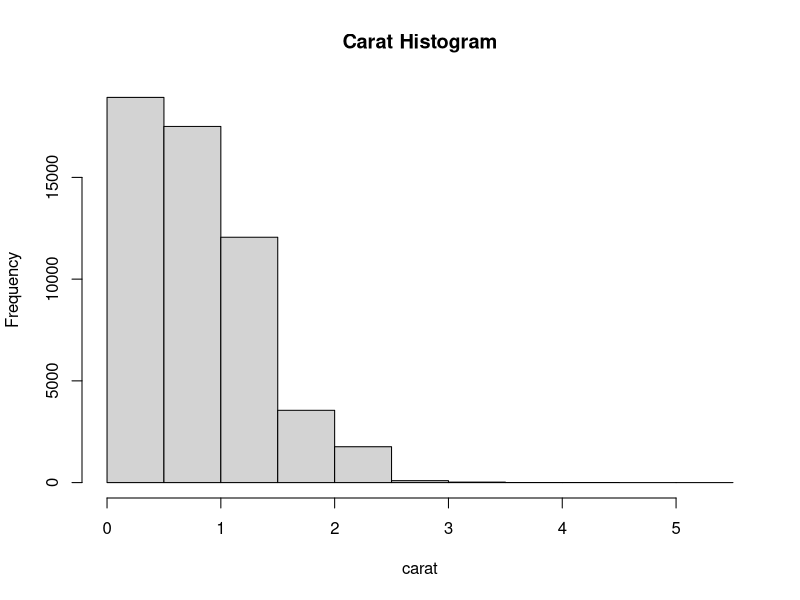
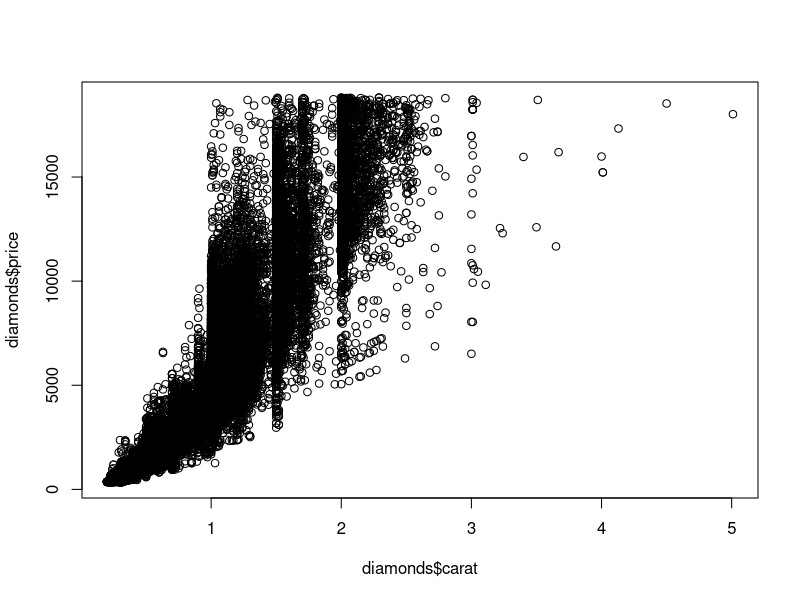
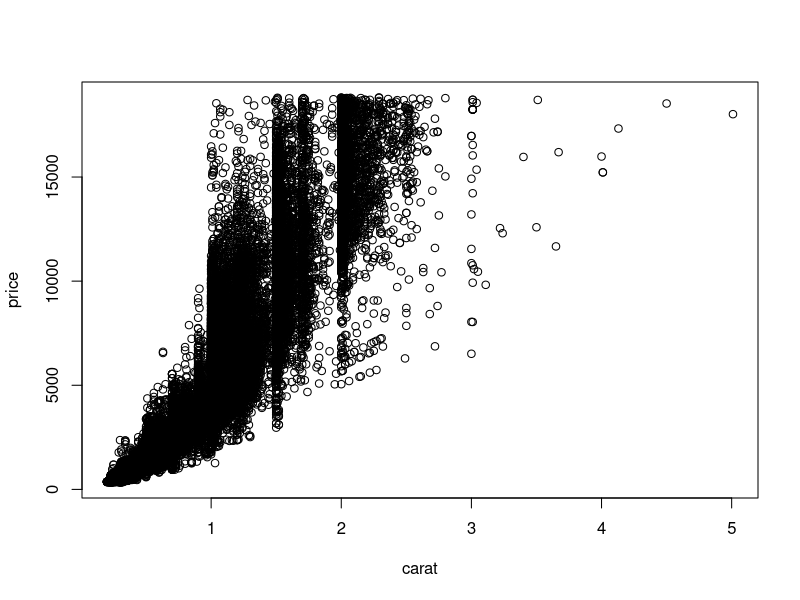
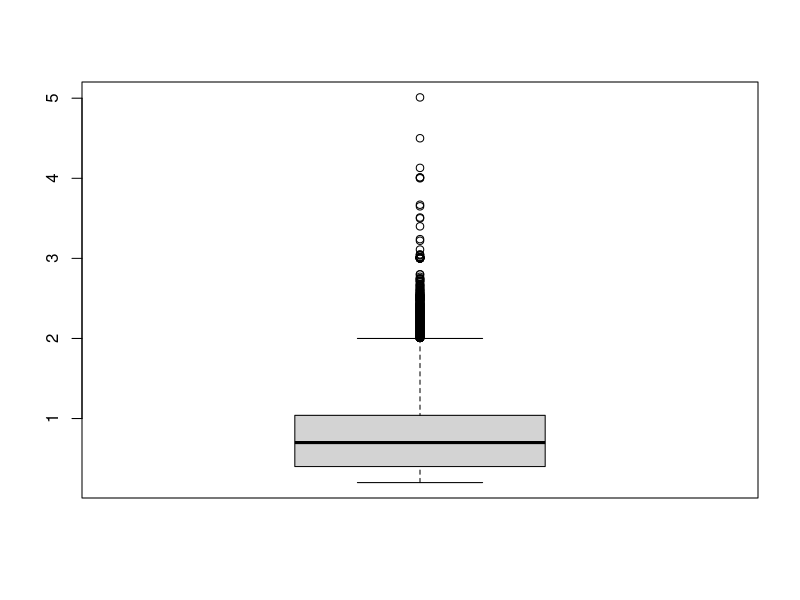
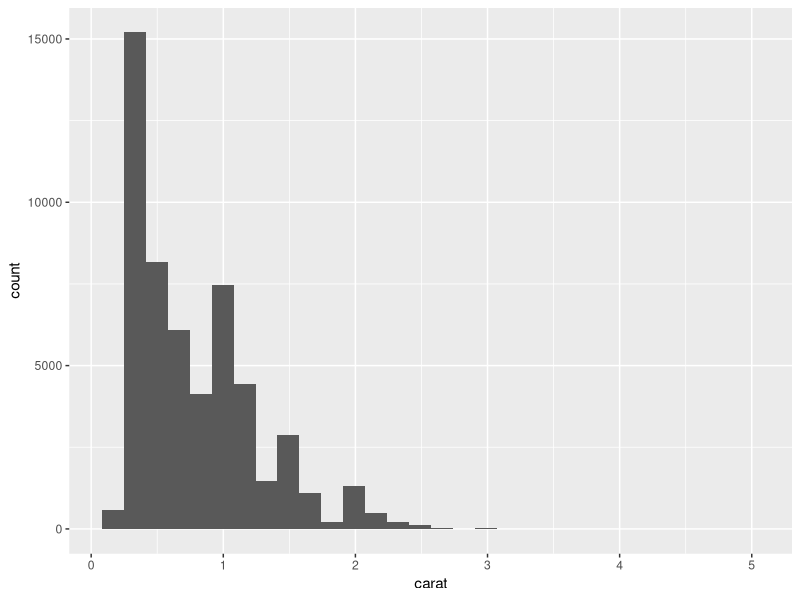
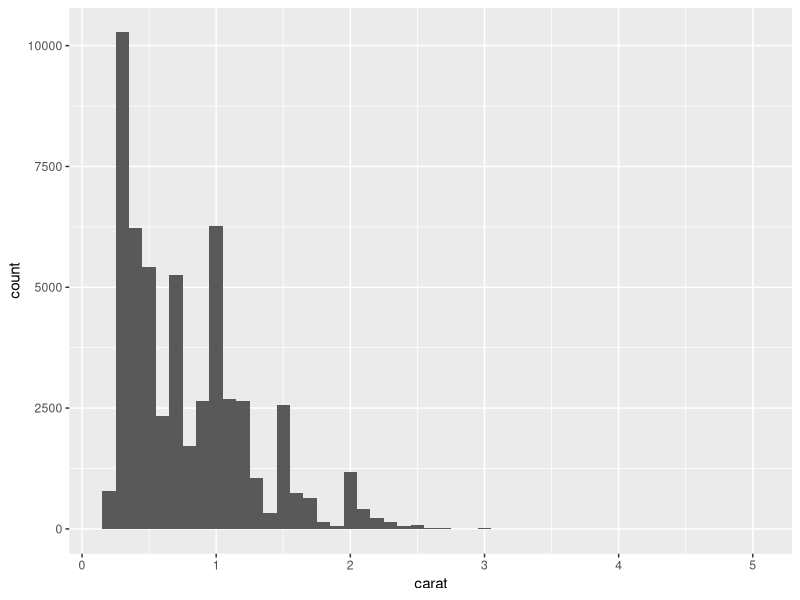
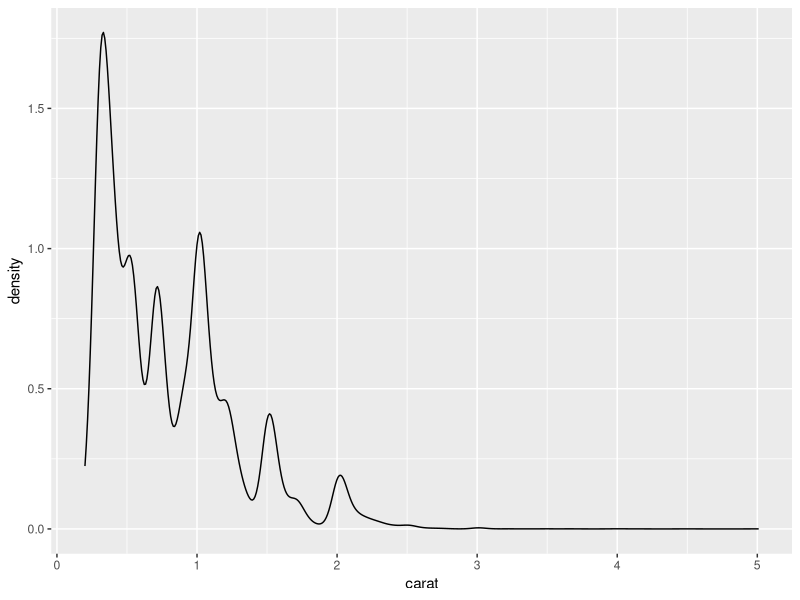
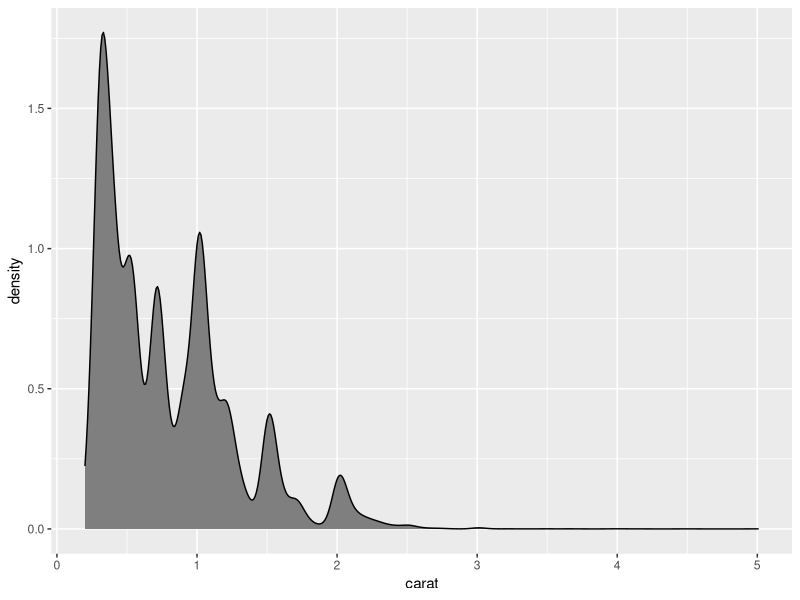

Write the R code that produced these figures, in order.
library(ggplot2)
hist(diamonds$carat, main="Carat Histogram", xlab="carat")
plot(diamonds$carat, diamonds$price)
plot(price ~ carat, data=diamonds)
boxplot(diamonds$carat)

#ggplot2

#histogram
ggplot(data=diamonds)+geom_histogram(aes(x=carat))
ggplot(data=diamonds)+geom_histogram(aes(x=carat), binwidth=.1)

#density
ggplot(data=diamonds)+geom_density(aes(x=carat))
ggplot(data=diamonds)+geom_density(aes(x=carat), fill="grey50")

#scatterplot
ggplot(diamonds, aes(x=carat, y=price))+geom_point()
g <- ggplot(diamonds, aes(x=carat, y=price))
g + geom_point()
g + geom_point(aes(color=color))
g + geom_point(aes(color=color, shape=clarity))
g + geom_point(aes(color=color, shape=cut))

ggplot(diamonds, aes(y=carat,x=1))+geom_boxplot()
ggplot(diamonds, aes(y=carat,x=cut))+geom_boxplot()
ggplot(diamonds, aes(y=carat,x=cut))+geom_violin()

g <- ggplot(diamonds, aes(y=carat,x=cut))
g + geom_point() + geom_violin()
g + geom_violin() + geom_point()
g + geom_jitter() + geom_violin() 

#line plots
head(economics)
ggplot(economics, aes(x=date, y=pop)) + geom_line()

library(lubridate)
economics$year <- year(economics$date)
economics$month <- month(economics$date)
head(economics)
econ2000 <- economics[which(economics$year >= 2000),]
nrow(economics)
nrow(econ2000)
econ2000$month <- month(econ2000$date, label = TRUE)

library(scales)
g <- ggplot(econ2000, aes(x=month, y=pop))
g <- g + geom_line(aes(color=factor(year), group=year))
g <- g + scale_color_discrete(name="Year")
g <- g + scale_y_continuous(labels=comma)
g <- g + labs(title = "Population Growth", x="Month", y="Population")
g <- g + theme(axis.text.x=element_text(angle=90, hjust=1))
g

#small multiples
#faceting
g <- ggplot(diamonds, aes(x=carat, y=price))
g + geom_point(aes(color=color)) + facet_wrap(~color)
g + geom_point(aes(color=color)) + facet_grid(cut~clarity)
ggplot(diamonds, aes(x=carat)) + geom_histogram() + facet_wrap(~color)

#control colors and shapes
ggplot(diamonds, aes(x=carat, y=price, color=color, shape=cut, size=depth)) + geom_point()

#ggplot Themes
library(ggthemes)
g <- ggplot(diamonds, aes(x=carat, y=price, color=color)) + geom_point()
g
g + theme_wsj()
g + theme_economist() + scale_color_economist()
g + theme_tufte()
g + theme_excel() + scale_color_excel()
g + theme_fivethirtyeight()
